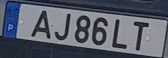
#> input picture cropped/0_frame_000001(1).jpg, 168 x 58 px, found by its file name; its folder holds only this picture in this run
$ python corner_detection.py
#> lines starting #> are read from the running program, lines starting #| are printed output that depends on the picture; after the words box and inside, x2 and y2 are one past the last pixel; in counts of white or black regions, pixels touching at a corner belong together
import cv2
import os
import numpy as np

# Folder path containing the images
folder_path = 'C:/Users/Santi LM/Downloads/cropped'

# Create lists to store the original images and corner images
original_images = []
corner_images = []

# Iterate through the files in the folder
for filename in os.listdir(folder_path):
    # Check if the file is an image
    if filename.endswith('.jpg') or filename.endswith('.jpeg') or filename.endswith('.png'):
        # Load the image
        image_path = os.path.join(folder_path, filename)
        image = cv2.imread(image_path)
#> image is the input picture: shape (58, 168, 3); mean B, G, R 106.2, 92.7, 88.4

        # Convert the image to grayscale
        gray = cv2.cvtColor(image, cv2.COLOR_BGR2GRAY)
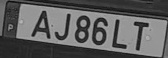
#> gray: shape (58, 168); min 9, max 182, mean 93

        # Apply Harris Corner Detection
        corner_image = cv2.cornerHarris(gray, 2, 3, 0.04)
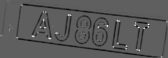
#> corner_image: shape (58, 168) float32; min -0.00184, max 0.00306, mean -0.000116; drawn with min black and max white

        # Dilate the corner points to mark them clearly
        corner_image = cv2.dilate(corner_image, None)
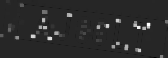
#> corner_image: shape (58, 168) float32; min -0.000547, max 0.00306, mean 7.29e-05; drawn with min black and max white

        # Threshold the corner image to obtain strong corners
        threshold = 0.01 * corner_image.max()
#> threshold = 3.06e-05
        corner_image[corner_image > threshold] = 255
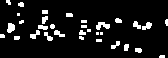
#> corner_image: shape (58, 168) float32; 9.26% of pixels changed, all inside (x1, y1, x2, y2) = (0, 0, 168, 58); drawn with min black and max white

        # Convert corner points to white pixels
        corner_image[corner_image != 255] = 0
#> corner_image: shape (58, 168) float32; 9.3% white; 32 white regions (13 under 20 px), largest, box (x1, y1, x2, y2) and area: (96, 22, 110, 30) 70, (7, 23, 15, 33) 61, (142, 22, 152, 30) 50

        # Store the original and corner images
        original_images.append(image / 255.0)  # Divide by 255 to change range to 0-1
        corner_images.append(corner_image)

# Combine and display the images
for i in range(len(original_images)):
    # Resize the images to have the same height
    max_height = max(original_images[i].shape[0], corner_images[i].shape[0])
    resized_original = cv2.resize(original_images[i], (int(original_images[i].shape[1] * max_height / original_images[i].shape[0]), max_height))
    resized_corner = cv2.resize(corner_images[i], (int(corner_images[i].shape[1] * max_height / corner_images[i].shape[0]), max_height))

    # Convert the corner image to color to match the original image's channels
    corner_rgb = cv2.cvtColor(resized_corner, cv2.COLOR_GRAY2BGR)

    # Concatenate the original image and the corner image horizontally
    combined_image = np.concatenate((resized_original, corner_rgb), axis=1)

    # Display the combined image
    cv2.imshow('Corner Detection', combined_image)

    # Wait for a key press
    key = cv2.waitKey(0)

    # Check if the 'q' key was pressed to quit
    if key == ord('q'):
        break
#> this loop made 1 pass; (key q is pressed on pass 1)
#> max_height on pass 1: 58
#> pass 1, `combined_image = np.concatenate((resized_original, corner_rgb), axis=1)`:
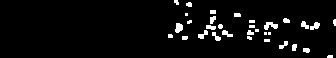
#> combined_image: shape (58, 336, 3) float64; mean of channels 0, 1, 2 12, 12, 12; drawn as B, G, R
#> pass 1, `cv2.imshow('Corner Detection', combined_image)`:
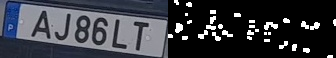
#> window 'Corner Detection': shape (58, 336, 3); mean B, G, R 64.9, 58.2, 56

cv2.destroyAllWindows()

$ run again, on cropped/0_frame_001008(1).jpg
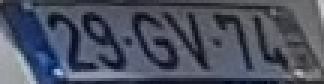
#> input picture cropped/0_frame_001008(1).jpg, 108 x 28 px, found by its file name (shown 3 times larger)
#> image is the input picture: shape (28, 108, 3); mean B, G, R 95.3, 80, 74.5
#> threshold = 6.52e-05
#> `corner_image[corner_image > threshold] = 255`:
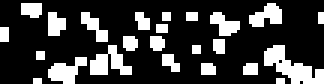
#> corner_image: shape (28, 108) float32 (shown 3 times larger); min -0.000521, max 255, mean 60.2; drawn with min black and max white
#> the loop `for i in range(len(original_images)):` made 1 pass; (key q is pressed on pass 1)
#> max_height on pass 1: 28
#> pass 1, `cv2.imshow('Corner Detection', combined_image)`:
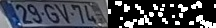
#> window 'Corner Detection': shape (28, 216, 3); mean B, G, R 77.8, 70.1, 67.3
